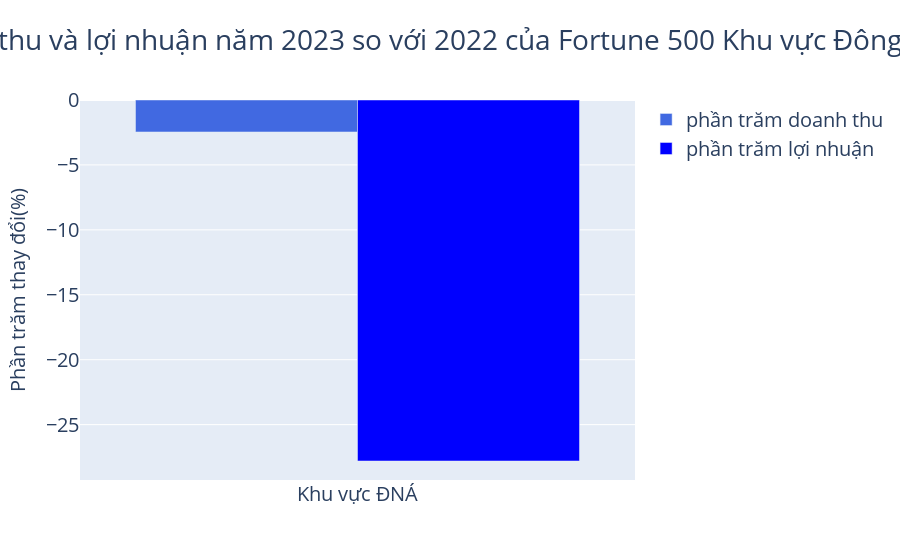
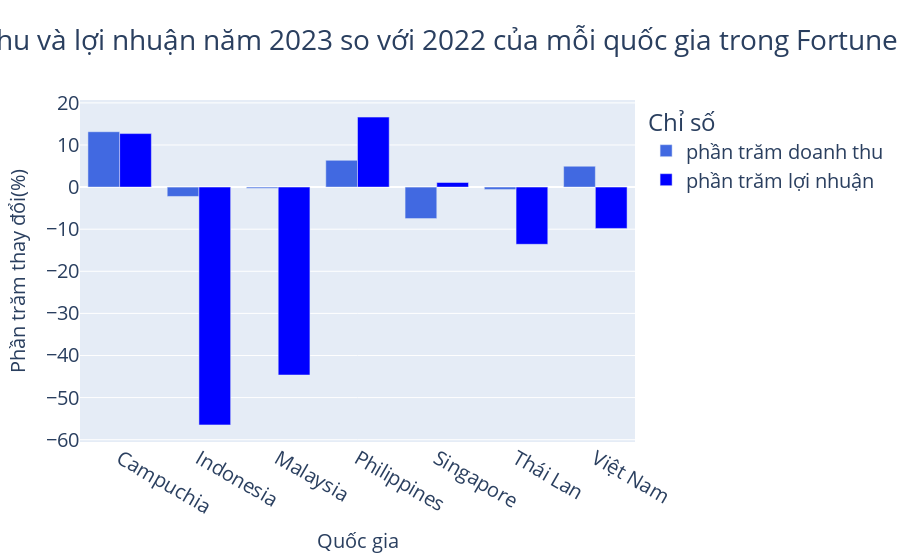

The cell these charts' notebook holds for them, in order:
### Code cell
total = grouped[['revenues ($m)', 'previous revenue ($m)', 'profits ($m)', 'previous profit ($m)']].sum()

# Calculate the percentage changes for the whole region
total_revenue_percent_change = ((total['revenues ($m)'] - total['previous revenue ($m)']) / total['previous revenue ($m)']) * 100
total_profit_percent_change = ((total['profits ($m)'] - total['previous profit ($m)']) / total['previous profit ($m)']) * 100

# FIGURE 1
fig1 = go.Figure(data=[
    go.Bar(name='phần trăm doanh thu', x=['Khu vực ĐNÁ'], y=[total_revenue_percent_change], marker_color=my_deep_blue_color_pal[0]),
    go.Bar(name='phần trăm lợi nhuận', x=['Khu vực ĐNÁ'], y=[total_profit_percent_change], marker_color=my_deep_blue_color_pal[1])
])

annotation_text = (
    f"Năm 2023, các công ty kiếm được:<br>"
    f"⦿ doanh thu 1,79 nghìn tỷ USD,<br>giảm 45 tỷ USD so với năm 2022.<br>" 
    f"<br>"
    f"⦿ Lợi nhuận giảm còn 130 tỷ USD,<br>giảm 13,9 tỷ USD."
)

fig1.update_layout(
    title={
        'text': 'Doanh thu và lợi nhuận năm 2023 so với 2022 của Fortune 500 Khu vực Đông Nam Á',
        'x': 0.5,  # Center title
        'xanchor': 'center',
        'font': {'size': 28}  # Increase title font size
    },
    barmode='group',
    yaxis_title='Phần trăm thay đổi(%)',
    yaxis=dict(titlefont=dict(size=20), tickfont=dict(size=20)),  # Increase y-axis font size
    xaxis=dict(titlefont=dict(size=20), tickfont=dict(size=20)),  # Increase x-axis font size
    legend=dict(font=dict(size=20))  # Increase legend font size
    # annotations=[
    #     go.layout.Annotation(
    #         text=annotation_text,
    #         x=1.13, y=0.5,  # Adjust position as needed
    #         xref="paper", yref="paper",
    #         showarrow=False,
    #         font=dict(size=16, color='black'),  # Increase annotation font size
    #         align='left',
    #         bgcolor='Moccasin',
    #         bordercolor='black',
    #         borderwidth=1
    #     )
    # ]
)
fig1.show()

#FIGURE 2
# Calculate the percentage changes for each country
grouped['revenue percent change'] = ((grouped['revenues ($m)'] - grouped['previous revenue ($m)']) / grouped['previous revenue ($m)']) * 100
grouped['profit percent change'] = ((grouped['profits ($m)'] - grouped['previous profit ($m)']) / grouped['previous profit ($m)']) * 100

# Remove the "SEA Region" row for the second graph
grouped_countries = grouped[grouped['country'] != 'SEA Region']

fig2 = px.bar(grouped_countries, x='country', y=['revenue percent change', 'profit percent change'],
              title='Doanh thu và lợi nhuận năm 2023 so với 2022 của mỗi quốc gia trong Fortune SEA 500',
              barmode='group',
              labels={'value': 'Phần trăm thay đổi(%)', 'variable': 'Chỉ số', 'country': 'Quốc gia'},
              color_discrete_sequence=my_deep_blue_color_pal[:2])

# Translate the labels for the variables
fig2.for_each_trace(lambda t: t.update(name=t.name.replace('revenue percent change', 'phần trăm doanh thu').replace('profit percent change', 'phần trăm lợi nhuận')))

fig2.update_layout(
    title={
        'text': 'Doanh thu và lợi nhuận năm 2023 so với 2022 của mỗi quốc gia trong Fortune SEA 500',
        'x': 0.5,  # Center title
        'xanchor': 'center',
        'font': {'size': 28}  # Increase title font size
    },
    xaxis_title='Quốc gia',
    yaxis_title='Phần trăm thay đổi(%)',
    yaxis=dict(titlefont=dict(size=20), tickfont=dict(size=20)),  # Increase y-axis font size
    xaxis=dict(titlefont=dict(size=20), tickfont=dict(size=20)), 
    legend=dict(font=dict(size=20)) 
)

fig2.show()

### Figure 1 — Plotly figure (JSON) as saved in the notebook; plotly's stock layout.template omitted (floating-point values rounded to 4 significant figures)
{"data": [{"marker": {"color": "RoyalBlue"}, "name": "phần trăm doanh thu", "type": "bar", "x": ["Khu vực ĐNÁ"], "y": [-2.462]}, {"marker": {"color": "Blue"}, "name": "phần trăm lợi nhuận", "type": "bar", "x": ["Khu vực ĐNÁ"], "y": [-27.8]}], "layout": {"barmode": "group", "legend": {"font": {"size": 20}}, "title": {"font": {"size": 28}, "text": "Doanh thu và lợi nhuận năm 2023 so với 2022 của Fortune 500 Khu vực Đông Nam Á", "x": 0.5, "xanchor": "center"}, "xaxis": {"tickfont": {"size": 20}, "title": {"font": {"size": 20}}}, "yaxis": {"tickfont": {"size": 20}, "title": {"font": {"size": 20}, "text": "Phần trăm thay đổi(%)"}}}}

### Figure 2 — Plotly figure (JSON) as saved in the notebook; plotly's stock layout.template omitted (floating-point values rounded to 4 significant figures)
{"data": [{"alignmentgroup": "True", "hovertemplate": "Chỉ số=revenue percent change<br>Quốc gia=%{x}<br>Phần trăm thay đổi(%)=%{y}<extra></extra>", "legendgroup": "revenue percent change", "marker": {"color": "RoyalBlue", "pattern": {"shape": ""}}, "name": "phần trăm doanh thu", "offsetgroup": "revenue percent change", "orientation": "v", "showlegend": true, "textposition": "auto", "type": "bar", "x": ["Campuchia", "Indonesia", "Malaysia", "Philippines", "Singapore", "Thái Lan", "Việt Nam"], "xaxis": "x", "y": [13.15, -2.226, -0.2496, 6.358, -7.477, -0.5528, 4.954], "yaxis": "y"}, {"alignmentgroup": "True", "hovertemplate": "Chỉ số=profit percent change<br>Quốc gia=%{x}<br>Phần trăm thay đổi(%)=%{y}<extra></extra>", "legendgroup": "profit percent change", "marker": {"color": "Blue", "pattern": {"shape": ""}}, "name": "phần trăm lợi nhuận", "offsetgroup": "profit percent change", "orientation": "v", "showlegend": true, "textposition": "auto", "type": "bar", "x": ["Campuchia", "Indonesia", "Malaysia", "Philippines", "Singapore", "Thái Lan", "Việt Nam"], "xaxis": "x", "y": [12.71, -56.49, -44.63, 16.62, 1.093, -13.59, -9.819], "yaxis": "y"}], "layout": {"barmode": "group", "legend": {"font": {"size": 20}, "title": {"text": "Chỉ số"}, "tracegroupgap": 0}, "title": {"font": {"size": 28}, "text": "Doanh thu và lợi nhuận năm 2023 so với 2022 của mỗi quốc gia trong Fortune SEA 500", "x": 0.5, "xanchor": "center"}, "xaxis": {"anchor": "y", "domain": [0, 1], "tickfont": {"size": 20}, "title": {"font": {"size": 20}, "text": "Quốc gia"}}, "yaxis": {"anchor": "x", "domain": [0, 1], "tickfont": {"size": 20}, "title": {"font": {"size": 20}, "text": "Phần trăm thay đổi(%)"}}}}
